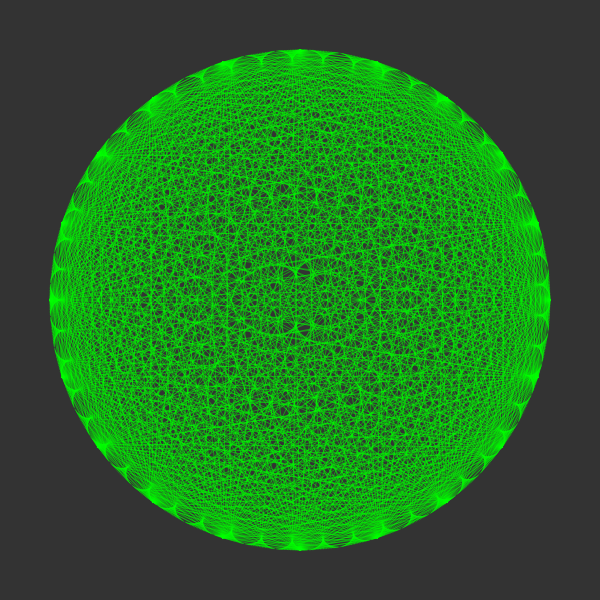
Frame 1 (no input)
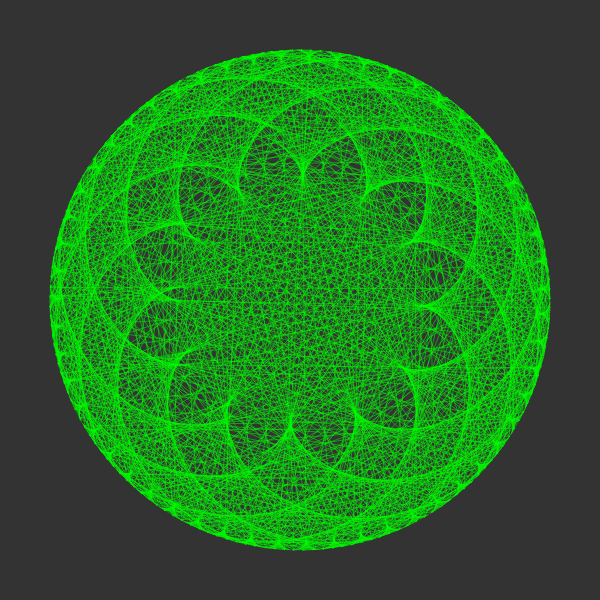
Frame 60 (no input)
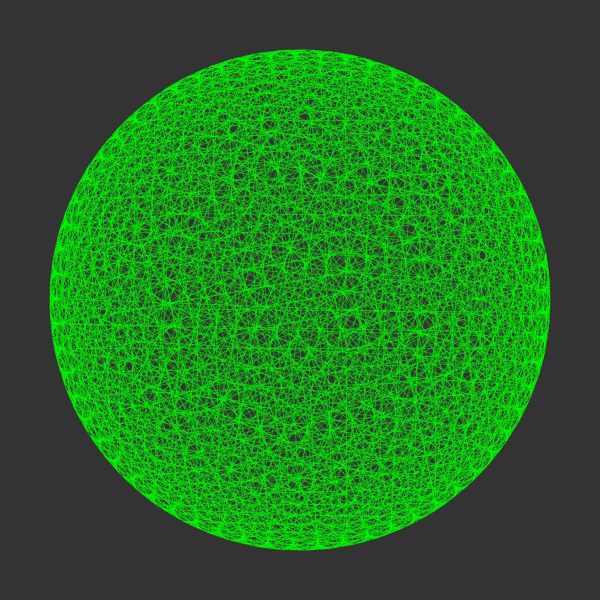
Frame 120 (the mouse pressed at the canvas centre since frame 60)

The p5.js sketch that drew these frames (run headless with seeded random() and noise() and a simulated clock; from frame 60 on, the mouse is pressed at the canvas centre):

// p5.js sketch
// ── sketch.js
var x, y;
var totalPoints = 1000,
  angle = 0;
var Points = [];
var Multiple = 50;

function setup() {
  createCanvas(600, 600);
  background(51);
  for (var i = 0; i < totalPoints; i++) {
    ConvertPoint(angle);
    Points[i] = new createVector(x, y);
    angle += 360 / totalPoints;
  }
  //totalPoints++;

  frameRate(20);
}

function PushPoint() {
  for (var i = 0; i < totalPoints; i++) {
    ConvertPoint(angle);
    Points[i] = new createVector(x, y);
    angle += 360 / totalPoints;
  }
  totalPoints++;
}

function draw() {
  background(51);
  translate(width / 2, height / 2);
  noFill();
  stroke(255);
  strokeWeight(1);
  //ellipse(0,0,500,500);
  //PushPoint();
  //SetLines();
  ConnectPoints();
  //display();
  //console.log(Multiple);
  /*if(Multiple == Points.length){
    PushPoint();
    Multiple = 2;
  }*/
  //console.log(totalPoints);
  //noFill();
  //ellipse(0,0, 300 , 300);
}

function ConnectPoints() {
  for (var i = 1; i < Points.length; i++) {
    let anotherPoint = floor(i * Multiple) % Points.length;
    //console.log(anotherPoint);
    stroke(0, 255, 0);
    strokeWeight(0.5);
    line(
      Points[i].x,
      Points[i].y,
      Points[anotherPoint].x,
      Points[anotherPoint].y
    );
  }
  //if(Multiple < 99)
  Multiple += 0.1;
}

// function SetLines(){
// 	stroke(0,255,0);
// 	strokeWeight(1);
// 	for(var i =0; i< Points.length-1; i ++){
// 		line(Points[i].x, Points[i].y , Points[i+1].x, Points[i+1].y);
// 	}
// 	line(Points[i].x,Points[i].y,Points[0].x,Points[0].y);
// }

function ConvertPoint(distance) {
  y = 250 * Math.sin((distance * PI) / 180);
  x = 250 * Math.cos((distance * PI) / 180);
}

function display() {
  for (var i = 0; i < Points.length; i++) {
    stroke(0);
    strokeWeight(5);
    //noStroke();
    point(Points[i].x, Points[i].y);
  }
}
